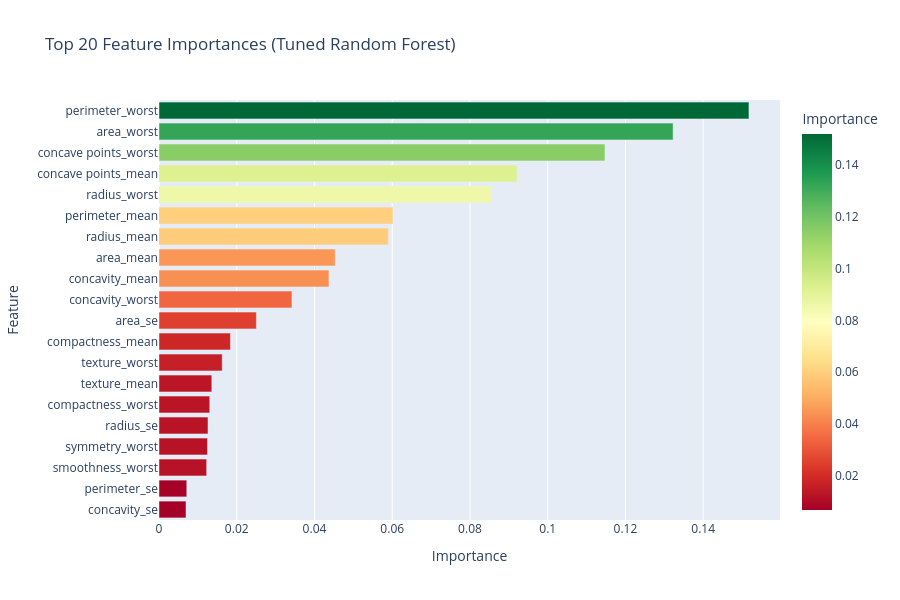

This figure's notebook cell:
### Code cell
# ---- Interactive Feature Importance ----
fig_imp = px.bar(
    feat_imp_df.sort_values('Importance'),
    x='Importance', y='Feature',
    orientation='h',
    color='Importance',
    color_continuous_scale='RdYlGn',
    title='Top 20 Feature Importances (Tuned Random Forest)',
    height=600
)
fig_imp.show()
print('✅ Interactive feature importance rendered.')

### Figure 1 — Plotly figure (JSON) as saved in the notebook; plotly's stock layout.template omitted (floating-point values rounded to 4 significant figures)
{"data": [{"hovertemplate": "Importance=%{marker.color}<br>Feature=%{y}<extra></extra>", "legendgroup": "", "marker": {"color": [0.006946, 0.007147, 0.01226, 0.01248, 0.01261, 0.01306, 0.01358, 0.01626, 0.01837, 0.02505, 0.0342, 0.04372, 0.04535, 0.05903, 0.06018, 0.08541, 0.09213, 0.1147, 0.1323, 0.1518], "coloraxis": "coloraxis", "pattern": {"shape": ""}}, "name": "", "orientation": "h", "showlegend": false, "textposition": "auto", "type": "bar", "x": [0.006946, 0.007147, 0.01226, 0.01248, 0.01261, 0.01306, 0.01358, 0.01626, 0.01837, 0.02505, 0.0342, 0.04372, 0.04535, 0.05903, 0.06018, 0.08541, 0.09213, 0.1147, 0.1323, 0.1518], "xaxis": "x", "y": ["concavity_se", "perimeter_se", "smoothness_worst", "symmetry_worst", "radius_se", "compactness_worst", "texture_mean", "texture_worst", "compactness_mean", "area_se", "concavity_worst", "concavity_mean", "area_mean", "radius_mean", "perimeter_mean", "radius_worst", "concave points_mean", "concave points_worst", "area_worst", "perimeter_worst"], "yaxis": "y"}], "layout": {"barmode": "relative", "coloraxis": {"autocolorscale": false, "colorbar": {"title": {"text": "Importance"}}, "colorscale": [[0.0, "rgb(165,0,38)"], [0.1, "rgb(215,48,39)"], [0.2, "rgb(244,109,67)"], [0.3, "rgb(253,174,97)"], [0.4, "rgb(254,224,139)"], [0.5, "rgb(255,255,191)"], [0.6, "rgb(217,239,139)"], [0.7, "rgb(166,217,106)"], [0.8, "rgb(102,189,99)"], [0.9, "rgb(26,152,80)"], [1.0, "rgb(0,104,55)"]]}, "height": 600, "legend": {"tracegroupgap": 0}, "title": {"text": "Top 20 Feature Importances (Tuned Random Forest)"}, "xaxis": {"anchor": "y", "domain": [0.0, 1.0], "title": {"text": "Importance"}}, "yaxis": {"anchor": "x", "domain": [0.0, 1.0], "title": {"text": "Feature"}}}}
